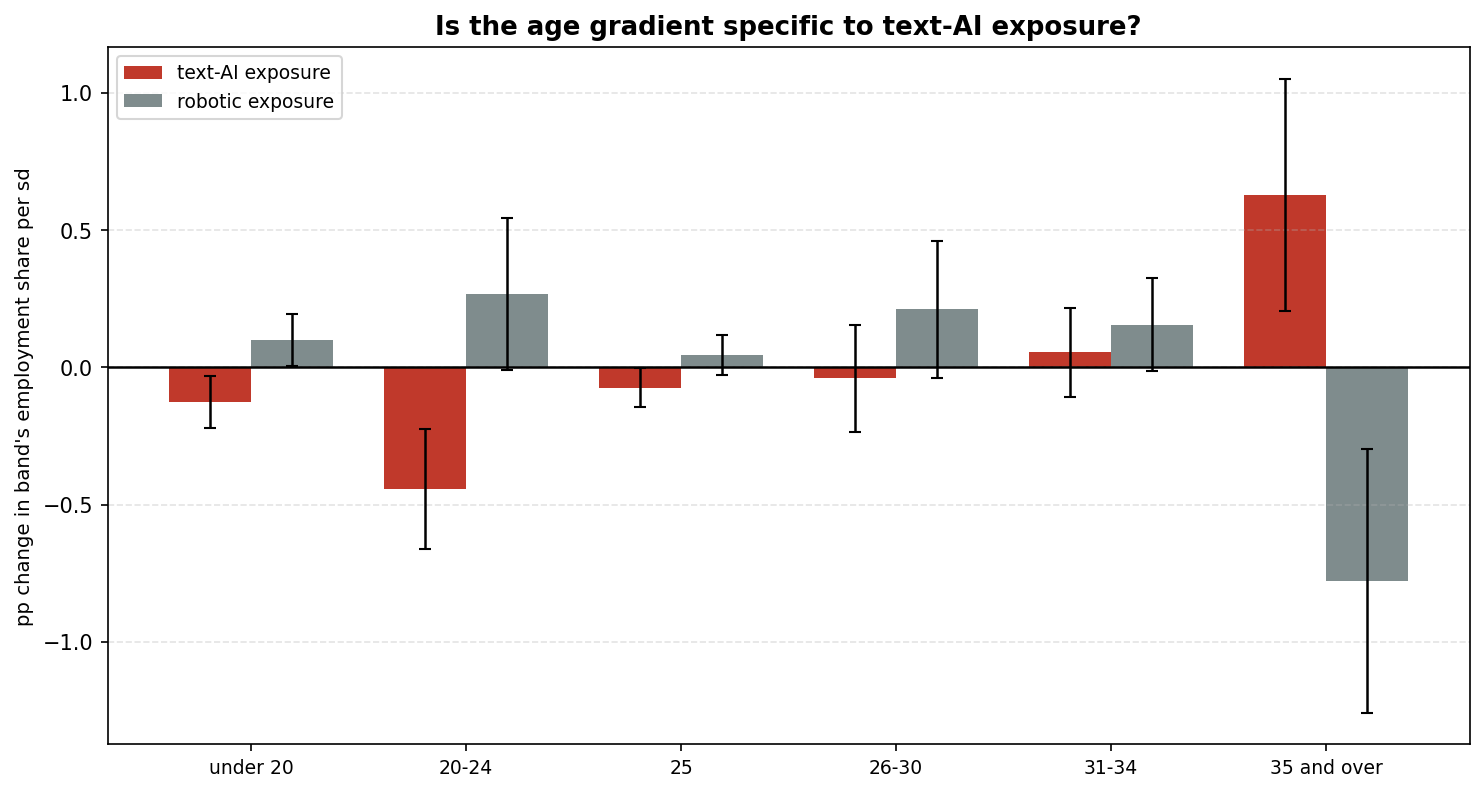

This chart was generated by the following Python code:
"""
section3_discriminant.py
Does the age gradient appear on a NON-text-AI exposure measure?

WHY THIS MATTERS
Section 3.6 shows the young-employment share falls in occupations exposed to
text-based AI, with a sharp age gradient. A referee's obvious question is whether
that gradient is specific to AI exposure or whether ANY measure of occupational
automatability would produce it. If routine physical jobs show the same
entry-level pattern, the finding is about automation broadly, or about something
more generic still, rather than about generative AI.

THE MEASURE
robotic_exposure_test.py (built elsewhere in this project for a different
question) constructs an occupation-level robotic exposure score from O*NET as

    physical intensity  x  routineness

with physical intensity from Work Activities importance ratings and routineness
from Work Context. It is built from different O*NET variables than the composite
used in Sections 3-6, and it scores occupations close to the opposite way: a
language model cannot pour concrete, so construction and warehousing rank at the
bottom of text-AI exposure and near the top here.

WHAT WOULD MEAN WHAT
  gradient absent on robotic exposure   the Section 3.6 pattern is specific to
                                        text-AI exposure
  gradient present and similar          the pattern is generic to automatability
                                        and Section 3.6 overclaims
  gradient present and REVERSED         two distinct phenomena, worth reporting

CAUTION CARRIED OVER
robotic_exposure_test.py reports that robot-exposed occupations also shrink in its
2013-2019 pre-AI placebo window, so that measure captures a long-running trend
rather than a new one. That is a caution about interpreting any robotic-exposure
result as news; it does not affect its use here as a discriminant.

Writes section3_discriminant.png.
"""
import os, re, numpy as np, pandas as pd
import matplotlib; matplotlib.use("Agg")
import matplotlib.pyplot as plt
from entry_panel import load, fe, z, post_x, stars, NONOVERLAP, DATA

PHYS_ACT = ["Performing General Physical Activities", "Handling and Moving Objects",
            "Controlling Machines and Processes",
            "Operating Vehicles, Mechanized Devices, or Equipment"]
ROUT = ["Degree of Automation", "Importance of Repeating Same Tasks",
        "Pace Determined by Speed of Equipment", "Spend Time Making Repetitive Motions"]

def norm(s):
    return (s - s.min()) / (s.max() - s.min())

def soc6(c):
    m = re.match(r"(\d{2}-\d{4})", str(c)); return m.group(1) if m else None

# ---- build the robotic measure, same construction as robotic_exposure_test.py ----
wa = pd.read_csv(DATA + "onet_work_activities_importance_ratings.csv")
wa.columns = [c.strip() for c in wa.columns]
wa["Data Value"] = pd.to_numeric(wa["Data Value"], errors="coerce")
wa = wa[(wa["Scale ID"] == "IM") & (wa["Element Name"].isin(PHYS_ACT))].copy()
wa["soc"] = wa["O*NET-SOC Code"].map(soc6)
phys = wa.pivot_table(index="soc", columns="Element Name", values="Data Value").apply(norm).mean(axis=1)

wc = pd.read_csv(DATA + "onet_work_context_ratings.csv")
wc.columns = [c.strip() for c in wc.columns]
wc["Data Value"] = pd.to_numeric(wc["Data Value"], errors="coerce")
wc = wc[(wc["Scale ID"] == "CX") & (wc["Element Name"].isin(ROUT))].copy()
wc["soc"] = wc["O*NET-SOC Code"].map(soc6)
rout = wc.pivot_table(index="soc", columns="Element Name", values="Data Value").apply(norm).mean(axis=1)

S = pd.DataFrame({"phys": phys, "rout": rout}).dropna()
S["robotic"] = norm(S.phys) * norm(S.rout)
S = S.reset_index()[["soc", "robotic"]]
print(f"robotic exposure built for {len(S)} SOC occupations")

XW = pd.read_csv(DATA + "occ2010_soc_crosswalk.csv")
def lk(s):
    h = S[S.soc == s]
    if len(h): return h.robotic.iloc[0]
    for k in (5, 2):
        h = S[S.soc.astype(str).str.startswith(str(s)[:k])]
        if len(h): return h.robotic.mean()
    return np.nan
XW["robotic"] = [lk(s) for s in XW.soc]
ROB = XW[["occ", "robotic"]].dropna().drop_duplicates("occ")

D = load().merge(ROB, on="occ", how="inner")
for b in NONOVERLAP:
    D[f"sh_{b}"] = 100 * D[b] / D.tot
D["sh_a22_25"] = 100 * D.a22_25 / D.tot
o = D.drop_duplicates("occ")

print("=" * 92)
print("IS THE AGE GRADIENT SPECIFIC TO TEXT-AI EXPOSURE?")
print(f"{D.occ.nunique()} occupations, {len(D)} cells")
print("=" * 92)
print(f"\n  corr(text-AI composite, robotic exposure) = {np.corrcoef(o.rep_good, o.robotic)[0,1]:+.3f}")
print(f"  corr(raw GPT-4 beta,     robotic exposure) = {np.corrcoef(o.en_raw,  o.robotic)[0,1]:+.3f}")
print("  A strong negative confirms the two measures rank occupations close to")
print("  oppositely, which is what makes this a usable discriminant.\n")

LADDER = [("sh_u20", "under 20"), ("sh_a20_24", "20-24"), ("sh_a25", "25"),
          ("sh_a26_30", "26-30"), ("sh_a31_34", "31-34"), ("sh_a35p", "35 and over")]
print(f"  {'age band':<16}{'TEXT-AI':>22}{'ROBOTIC':>22}")
R = {}
for col, lab in LADDER:
    ba, sa, ta, pa, _, _ = fe(D, col, post_x(D, ["rep_good"]))
    br, sr, tr, pr, _, _ = fe(D, col, post_x(D, ["robotic"]))
    R[lab] = (ba[0], sa[0], pa[0], br[0], sr[0], pr[0])
    print(f"  {lab:<16}{ba[0]:>+13.4f} ({pa[0]:.3f}){stars(pa[0]):<4}"
          f"{br[0]:>+13.4f} ({pr[0]:.3f}){stars(pr[0]):<4}")

print(f"\n  {'22-25 (primary)':<16}", end="")
ba, sa, ta, pa, _, _ = fe(D, "sh_a22_25", post_x(D, ["rep_good"]))
br, sr, tr, pr, _, _ = fe(D, "sh_a22_25", post_x(D, ["robotic"]))
print(f"{ba[0]:>+13.4f} ({pa[0]:.3f}){stars(pa[0]):<4}{br[0]:>+13.4f} ({pr[0]:.3f}){stars(pr[0]):<4}")

print("\n  HORSE RACE, both measures entered together, 22-25 share")
b, se, t, p, G, n = fe(D, "sh_a22_25", post_x(D, ["rep_good", "robotic"]))
for i, nm in enumerate(["text-AI composite", "robotic exposure"]):
    print(f"    {nm:<26}{b[i]:>+10.4f}{se[i]:>9.4f}{p[i]:>9.4f} {stars(p[i])}")

# ---- placebo: does either measure produce the gradient before AI existed? -------
print("\n  PRE-AI PLACEBO, 2016-2019 with a fake post at 2018")
print(f"    {'age band':<16}{'TEXT-AI':>22}{'ROBOTIC':>22}")
PL = D[D.year <= 2019]
for col, lab in [("sh_a20_24", "20-24"), ("sh_a22_25", "22-25"), ("sh_a35p", "35 and over")]:
    ba, sa, ta, pa, _, _ = fe(PL, col, post_x(PL, ["rep_good"], post_from=2018))
    br, sr, tr, pr, _, _ = fe(PL, col, post_x(PL, ["robotic"], post_from=2018))
    print(f"    {lab:<16}{ba[0]:>+13.4f} ({pa[0]:.3f}){stars(pa[0]):<4}"
          f"{br[0]:>+13.4f} ({pr[0]:.3f}){stars(pr[0]):<4}")
print("""
  Neither measure manufactures the gradient in a window where there was nothing to
  find, so the post-2022 contrast is not an artifact of how either is constructed.
""")

# ---- chart ---------------------------------------------------------------------
fig, ax = plt.subplots(figsize=(10, 5.4))
labs = [l for _, l in LADDER]; x = np.arange(len(labs)); w = 0.38
ax.bar(x - w/2, [R[l][0] for l in labs], w, yerr=[1.96*R[l][1] for l in labs],
       color="#c0392b", error_kw=dict(lw=1.2, capsize=3), label="text-AI exposure")
ax.bar(x + w/2, [R[l][3] for l in labs], w, yerr=[1.96*R[l][4] for l in labs],
       color="#7f8c8d", error_kw=dict(lw=1.2, capsize=3), label="robotic exposure")
ax.axhline(0, color="black", lw=1.2)
ax.set_xticks(x); ax.set_xticklabels(labs, fontsize=9)
ax.set_ylabel("pp change in band's employment share per sd", fontsize=9.5)
ax.set_title("Is the age gradient specific to text-AI exposure?",
             fontsize=12.5, fontweight="bold")
ax.legend(fontsize=9); ax.grid(True, axis="y", ls="--", alpha=.35)
plt.tight_layout(); plt.savefig("section3_discriminant.png", dpi=150, bbox_inches="tight")
print("\nChart saved: section3_discriminant.png")
